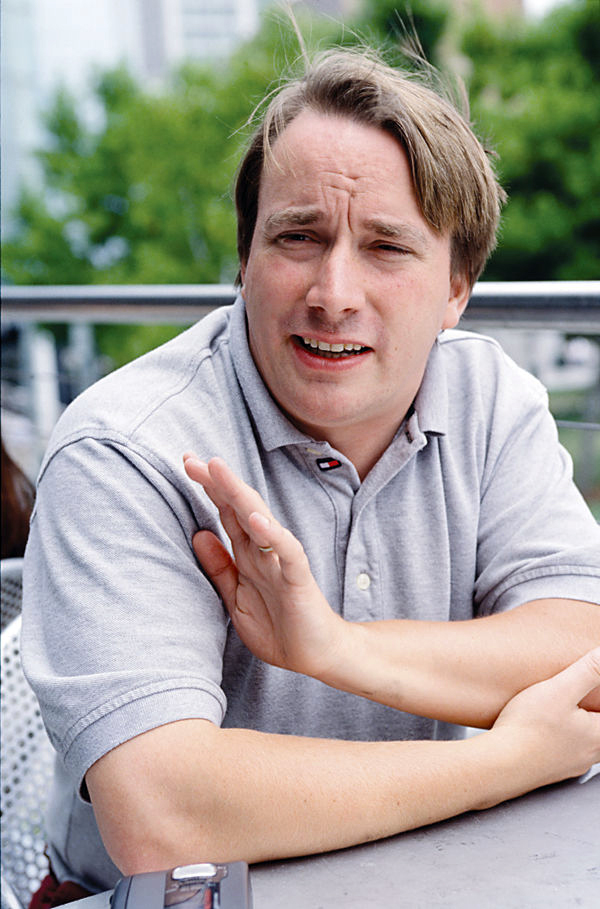
#> input picture demo4/Linus_Torvalds_talking.jpg, 600 x 909 px
$ python face_recognition.py
#> lines starting #> are read from the running program, lines starting #| are printed output that depends on the picture; after the words box and inside, x2 and y2 are one past the last pixel; in counts of white or black regions, pixels touching at a corner belong together
import numpy as np
import cv2

# http://docs.opencv.org/3.1.0/d7/d8b/tutorial_py_face_detection.html

image = cv2.imread('Linus_Torvalds_talking.jpg')
#> image is the input picture: shape (909, 600, 3); mean B, G, R 151, 158.8, 164.2
gray = cv2.cvtColor(image, cv2.COLOR_BGR2GRAY)
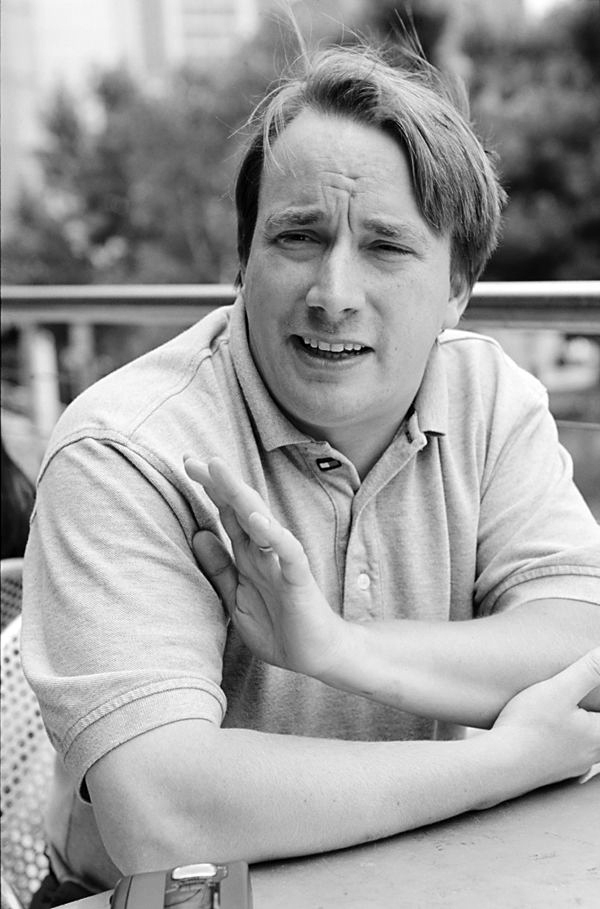
#> gray: shape (909, 600); min 0, max 255, mean 159.5

face_cascade = cv2.CascadeClassifier('haarcascade_frontalface_default.xml')
faces = face_cascade.detectMultiScale(gray, 1.3, 5)
#> faces = [[217, 152, 248, 248]]

for (x, y, w, h) in faces:
    cv2.rectangle(image, (x, y), (x+w, y+h), (255, 0, 0), 2)
#> this loop made 1 pass
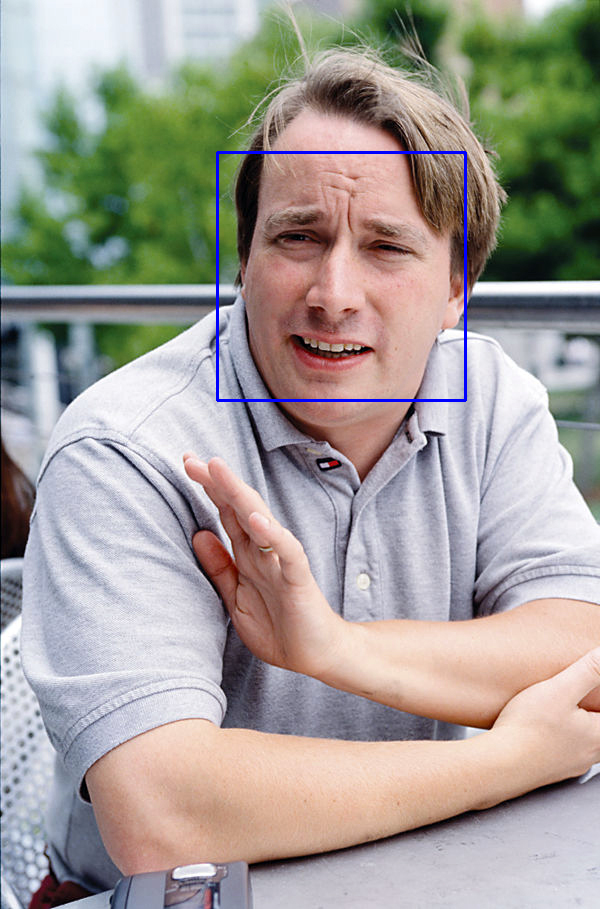
#> image: shape (909, 600, 3); 0.54% of pixels changed, all inside (x1, y1, x2, y2) = (216, 151, 467, 402)

cv2.imwrite("detected_faces.jpg", image);
